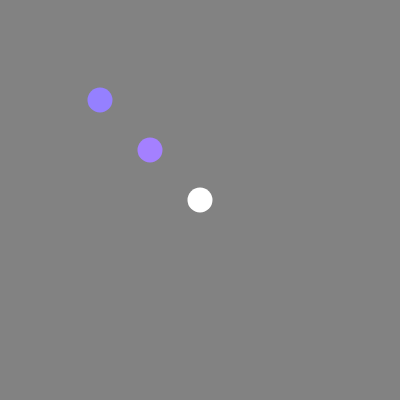
Frame 1 (no input)
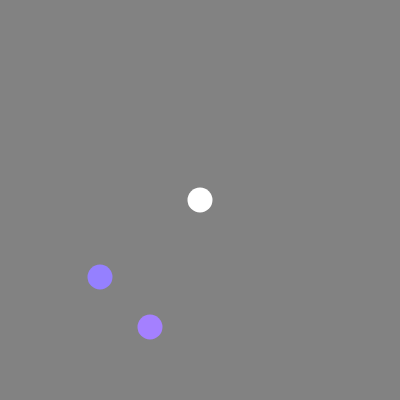
Frame 60 (no input)
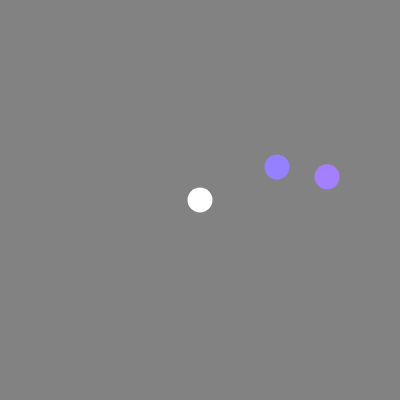
Frame 120 (the mouse pressed at the canvas centre since frame 60)

The p5.js sketch that drew these frames (run headless with seeded random() and noise() and a simulated clock; from frame 60 on, the mouse is pressed at the canvas centre):

// p5.js sketch
// ── sketch.js
let mover, newmove, gravity;

function setup() {
  createCanvas(400, 400);
  ellipseMode(CENTER);
  colorMode(HSB);
  noStroke();
  newmove = new Mover(
    createVector(150, 150),
    25,
    createVector(random(360), 100)
  );
  mover = new Mover(createVector(100, 100), 25, createVector(250, 100));
}

function draw() {
  background(51);
  // apply wind force when mouse is pressed
  if (mouseIsPressed) {
    let wind = createVector(0.1, 0);
    mover.applyForce(wind);
    newmove.applyForce(wind);
  }

  // create gravity vector
  gravity = createVector(0, 0.1);

  newmove.show();
  mover.show();
  // apply gravity
  newmove.applyForce(gravity);
  mover.applyForce(gravity);
  newmove.move();
  mover.move();
  mover.edges();
  newmove.edges();

  fill(255);
  ellipse(200, 200, 25, 25);
}

// ── mover.js
class Mover {
  constructor(pos, size, color) {
    this.pos = pos;
    this.vel = createVector(0,0);
    this.vel.mult(random(3));
    this.acc = createVector(0,0);
    this.size = size;
    this.colorh = color.x;
    this.colorb = color.y;
  }

  
 
  // wall constraints
  edges() {
    if (this.pos.y >= height) {
      // return the ball to height so it wont get stuck!
      this.pos.y = height;
      // reverse ball direction
      this.vel.y *= -1;
    }
    if(this.pos.x >=width){
      // return ball to width so it wont get stuck!
      this.pos.x = width;
      // reverse ball direction
      this.vel.x *= -1;
    }else if(this.pos.x <= 0){
      // return ball to width so it wont get stuck!
      this.pos.x = this.pos.x;
      // reverse ball direction
      this.vel.x *= -1;
    }
  }

// Newton's Second Law - Force = Mass * Acceleration
     // without mass
      // add total force of wind AND gravity
  applyForce(force){
    this.acc.add(force);
  }

  move() {


    // apply the acceleration the the velocity
    this.vel.add(this.acc);

    // limit the velocity
    // this.vel.limit(0.5);

    // apply velocity to the pos
    this.pos.add(this.vel);
    // reset acceleration after every frame
  this.acc.set(0,0);
    
  }


  show() {
    fill(this.colorh, this.colorb / 2, this.colorb);
    ellipse(this.pos.x, this.pos.y, this.size, this.size);
  }
}
